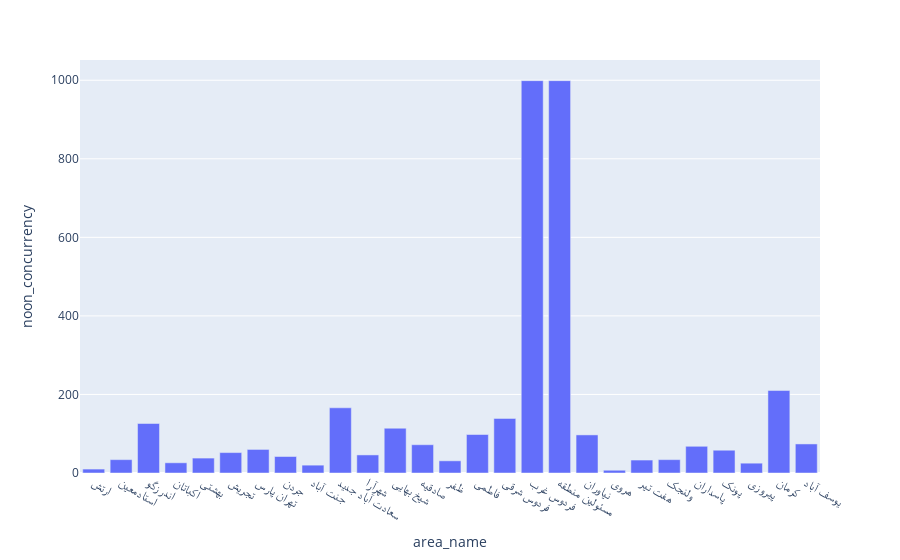

Source (notebook cell):
### Code cell
fig = px.bar(noon_per_area, x='area_id', y='noon_concurrency')
fig.update_xaxes(categoryorder='category ascending')
fig.show()

### Figure 1 — Plotly figure (JSON) as saved in the notebook; plotly's stock layout.template omitted (floating-point values rounded to 4 significant figures)
{"data": [{"alignmentgroup": "True", "hovertemplate": "area_name=%{x}<br>noon_concurrency=%{y}<extra></extra>", "legendgroup": "", "marker": {"color": "#636efa"}, "name": "", "offsetgroup": "", "orientation": "v", "showlegend": false, "textposition": "auto", "type": "bar", "x": ["ارتش", "استادمعین", "اندرزگو", "اکباتان", "بهشتی", "تجریش", "تهران پارس", "جردن", "جنت آباد", "سعادت آباد جدید", "شهرآرا", "شیخ بهایی", "صادقیه", "ظفر", "فاطمی", "فردوس شرقی", "فردوس غرب", "مسئولین منطقه", "نیاوران", "هروی", "هفت تیر", "ولنجک", "پاسداران", "پونک", "پیروزی", "کرمان", "یوسف آباد"], "xaxis": "x", "y": [10, 34, 126, 26, 38, 52, 60, 42, 20, 166, 46, 114, 72, 31, 98, 139, 999, 999, 97, 7, 33, 34, 68, 58, 25, 210, 74], "yaxis": "y"}], "layout": {"autosize": true, "barmode": "relative", "legend": {"tracegroupgap": 0}, "margin": {"t": 60}, "xaxis": {"anchor": "y", "autorange": true, "categoryorder": "category ascending", "domain": [0, 1], "range": [-0.5, 26.5], "title": {"text": "area_name"}, "type": "category"}, "yaxis": {"anchor": "x", "autorange": true, "domain": [0, 1], "range": [0, 1052.0], "title": {"text": "noon_concurrency"}, "type": "linear"}}}
